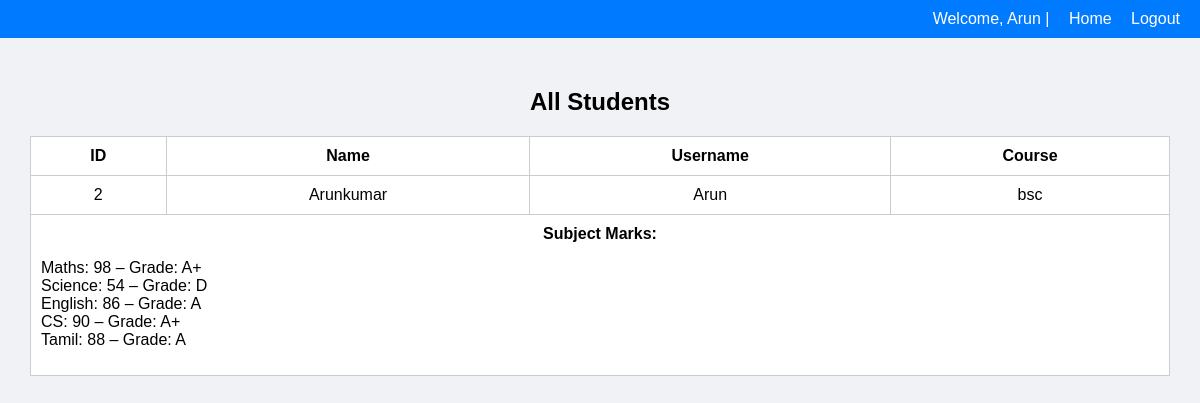
/dashboard (signed in), run on the app's committed database.
### tables this page shows
CREATE TABLE students (
    id INTEGER PRIMARY KEY AUTOINCREMENT,
    username TEXT NOT NULL,
    name TEXT NOT NULL,
    course TEXT NOT NULL,
    sub1 INTEGER,
    sub2 INTEGER,
    sub3 INTEGER,
    sub4 INTEGER,
    sub5 INTEGER
);

### app.py (the view)
@app.route('/dashboard')
def dashboard():
    if 'username' not in session:
        return redirect(url_for('login'))
    conn = sqlite3.connect('students.db')
    cursor = conn.cursor()
    if session['role'] == 'admin':
        cursor.execute("SELECT * FROM students")
    else:
        cursor.execute("SELECT * FROM students WHERE username = ?", (session['username'],))
    students = cursor.fetchall()
    conn.close()
    return render_template('index.html', students=students, role=session.get('role'), get_grade=get_grade)

### app.py (called while the page is built)
def get_grade(mark):
    if mark is None:
        return "Not Yet Declared"
    elif mark >= 90:
        return "A+"
    elif mark >= 80:
        return "A"
    elif mark >= 70:
        return "B"
    elif mark >= 60:
        return "C"
    elif mark >= 50:
        return "D"
    else:
        return "F"

### templates/index.html (shortened to what this page needs)
<!DOCTYPE html>
<html>
<head>
</head>
<body>
    <div class="header">
        Welcome, {{ session['username'] }} |
        <a href="/">Home</a>
        <a href="/logout">Logout</a>
    </div>
    <div class="container">
        <h2>All Students</h2>
        <table>
            <tr>
                <th>ID</th>
                <th>Name</th>
                <th>Username</th>
                <th>Course</th>
            </tr>
            {% for student in students %}
            <tr>
                <td>{{ student[0] }}</td>
                <td>{{ student[2] }}</td>
                <td>{{ student[1] }}</td>
                <td>{{ student[3] }}</td>
            </tr>
            <tr>
                <td colspan="{% if role == 'admin' %}5{% else %}4{% endif %}">
                    <strong>Subject Marks:</strong>
                    <ul>
                        {% set subnames = ['Maths', 'Science', 'English', 'CS', 'Tamil'] %}
                        {% for i in range(5) %}
                            <li>
    {{ subnames[i] }}:
    {% if student[4+i] is none %}
        Results are not out
    {% else %}
        {{ student[4+i] }} – Grade: {{ get_grade(student[4+i]) }}
    {% endif %}
</li>
                        {% endfor %}
                    </ul>
                </td>
            </tr>
            {% endfor %}
        </table>
    </div>
</body>
</html>

### templates/index.html (style rules this page uses)
body { font-family: Arial, sans-serif; background: #f0f2f5; margin: 0; padding: 0; }
.header { background: #007bff; color: white; padding: 10px 20px; text-align: right; }
.header a { color: white; margin-left: 15px; text-decoration: none; }
.container { padding: 30px; }
h2 { text-align: center; }
table { width: 100%; border-collapse: collapse; margin-top: 15px; background: white; }
th, td { padding: 10px; border: 1px solid #ccc; text-align: center; }
ul { list-style: none; padding: 0; }
ul li { text-align: left; }

### data on the page
students: username "Arun", id "2", name "Arunkumar", course "bsc", subnames "Maths" "Science" "English" "CS" "Tamil", sub1 "98" "54" "86" "90" "88", sub1 "A+" "D" "A" "A+" "A"
